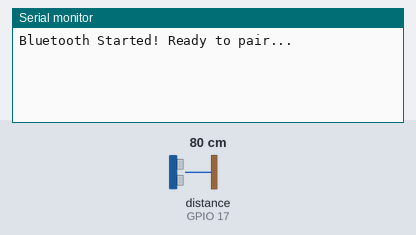
Recording of a sketch running on a simulated ESP32. Parts: the last lines printed to the serial monitor. Wiring (inferred from the names in the program): ultrasonic range finder: trigger GPIO 16; echo GPIO 17. The inputs (shaded band) are chosen by the test bench; at power-on: distance to the obstacle (sensor on GPIO 17) 80 cm. The echo pulse lasts 58.3 µs per cm; nothing arrives over Bluetooth unless stated; a phone connects over Bluetooth LE 3 s after start.

Above: at 1.2 s.
1.3 s: distance to the obstacle (sensor on GPIO 17) set to 2 cm
At 3.5 s:
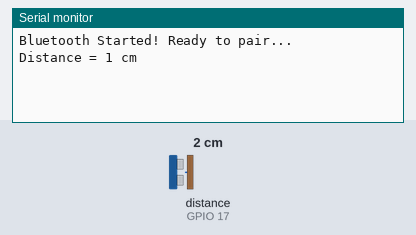
6.0 s: distance to the obstacle (sensor on GPIO 17) set to 4 cm
At 7.1 s:
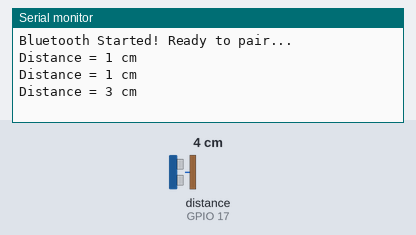

The sketch:

esp32_ble.ino
```cpp
#include <Arduino.h>
#include <BLEDevice.h>
#include <BLEServer.h>
#include <BLEUtils.h>
#include <BLE2902.h>

// BLE SERVER SETUP
BLEServer* pServer = NULL;
BLECharacteristic *pCharacteristic;
bool deviceConnected = false;
bool lastDeviceConnected = false;

// UUID FOR BLE SERVER
#define SERVICE_UUID           "6E400001-B5A3-F393-E0A9-E50E24DCCA9E" // UART
#define CHARACTERISTIC_UUID_RX "6E400002-B5A3-F393-E0A9-E50E24DCCA9E"
#define CHARACTERISTIC_UUID_TX "6E400003-B5A3-F393-E0A9-E50E24DCCA9E"

// SERVER CALLBACKS TO MONITOR CONNECTION STATUS
class MyServerCallbacks: public BLEServerCallbacks {
    void onConnect(BLEServer* pServer) {
      deviceConnected = true;
    };

    void onDisconnect(BLEServer* pServer) {
      deviceConnected = false;
    }
};

// SERVER CALLBACK TO READ DATA
class MyCallbacks: public BLECharacteristicCallbacks {
  void onRead(BLECharacteristic *pCharacteristic) {
      // WHATEVER YOU WANT TO QUERY
  }
// SERVER CALLBACK TO WRITE / TRIGGER FUNCTIONS
    void onWrite(BLECharacteristic *pCharacteristic) {
      std::string rxValue = pCharacteristic->getValue();

      if (rxValue.length() > 0) {
        if (rxValue.find("A") != -1) {
          //DO SOMETHING
        }
        else if (rxValue.find("B") != -1) {
          //DO SOMETHING
        }
      }
    }
};
// END OF CALLBACK

// Define Trig and Echo pin:
#define trigPin 16
#define echoPin 17

// Define variables:
long duration;
int distance;
int distanceValue;

void setup() {
  // put your setup code here, to run once:
  Serial.begin(115200);

  // Define inputs and outputs
  pinMode(trigPin, OUTPUT);
  pinMode(echoPin, INPUT);

  // Create the BLE Device
  BLEDevice::init("esp32test4"); // Give it a name

  // Create the BLE Server
  BLEServer *pServer = BLEDevice::createServer();
  pServer->setCallbacks(new MyServerCallbacks());

  // Create the BLE Service
  BLEService *pService = pServer->createService(SERVICE_UUID);

  // Create a BLE Characteristic
  pCharacteristic = pService->createCharacteristic(
                      CHARACTERISTIC_UUID_TX,
                      BLECharacteristic::PROPERTY_READ | BLECharacteristic::PROPERTY_NOTIFY
                    );

  pCharacteristic->addDescriptor(new BLE2902());
  pCharacteristic->setCallbacks(new MyCallbacks());

  BLECharacteristic *pCharacteristic = pService->createCharacteristic(
                                         CHARACTERISTIC_UUID_RX,
                                         BLECharacteristic::PROPERTY_WRITE
                                       );

  pCharacteristic->setCallbacks(new MyCallbacks());

    // Start the service
  pService->start();

  // Start advertising
  pServer->getAdvertising()->start();
  Serial.println("\nBluetooth Started! Ready to pair...");
}

void loop() {
  // put your main code here, to run repeatedly:
    if (deviceConnected) {

  // Clear the trigPin by setting it LOW:
  digitalWrite(trigPin, LOW);
  delayMicroseconds(5);

 // Trigger the sensor by setting the trigPin high for 10 microseconds:
  digitalWrite(trigPin, HIGH);
  delayMicroseconds(20);
  digitalWrite(trigPin, LOW);

  // Read the echoPin. pulseIn() returns the duration (length of the pulse) in microseconds:
  //duration = analogRead(echoPin);
  duration = pulseIn(echoPin, HIGH);


  // Calculate the distance:
  distanceValue = duration*0.034/2;

    // Conver to char array
  char distance[8];
  // <SRC(FLOAT)> <DIGITS> <DECIMALS> <DESTINATION(STRING)>
  //dtostrf(distanceValue, 1, 2, distance);
    dtostrf(distanceValue, 1, 0, distance);

    pCharacteristic->setValue(distance);

    pCharacteristic->notify(); // Send Value to app
    Serial.print("Distance = ");
    Serial.print(distance);
    Serial.println(" cm");
    delay(1500);

  }
      // HANDLE CLIENT DISCONNECTION
    if (!deviceConnected && lastDeviceConnected) {
        Serial.print("Device Disconnected!");
        delay(500); // give the bluetooth stack the chance to get things ready
        pServer->startAdvertising(); // restart advertising
        Serial.println("Restarting Service...");
        lastDeviceConnected = deviceConnected;
    }
    // connecting
    if (deviceConnected && !lastDeviceConnected) {
        // do stuff here on connecting
        lastDeviceConnected = deviceConnected;
    }
}
```

Measured:
- after the input at 1.3 s, the serial monitor: prints a new line after 1.7 s (image 1)
- after the input at 6.0 s, the serial monitor: prints a new line at once (image 2)
